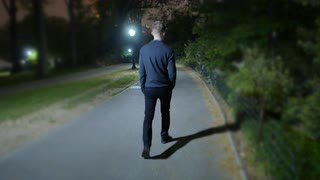
#> input picture images/1.jpg, 320 x 180 px; its folder holds only this picture in this run
$ python detect.py
#> lines starting #> are read from the running program, lines starting #| are printed output that depends on the picture; after the words box and inside, x2 and y2 are one past the last pixel; in counts of white or black regions, pixels touching at a corner belong together; long printed decimals are rounded
#!/usr/bin/python
# import the necessary packages
from __future__ import print_function
from imutils.object_detection import non_max_suppression
from imutils import paths
import numpy as np
import argparse
import imutils
import cv2
import os
import re
import operator

def bb_intersection_over_union(boxA, boxB):
	# determine the (x, y)-coordinates of the intersection rectangle
	xA = max(boxA[0], boxB[0])
	yA = max(boxA[1], boxB[1])
	xB = min(boxA[2], boxB[2])
	yB = min(boxA[3], boxB[3])

	# compute the area of intersection rectangle
	interArea = (xB - xA + 1) * (yB - yA + 1)

	# compute the area of both the prediction and ground-truth
	# rectangles
	boxAArea = (boxA[2] - boxA[0] + 1) * (boxA[3] - boxA[1] + 1)
	boxBArea = (boxB[2] - boxB[0] + 1) * (boxB[3] - boxB[1] + 1)

	# compute the intersection over union by taking the intersection
	# area and dividing it by the sum of prediction + ground-truth
	# areas - the interesection area
	iou = interArea / float(boxAArea + boxBArea - interArea)

	# return the intersection over union value
	return iou

def get_label(image_path,f):
	content = (f.read())
	match = re.search((image_path + ".+"),content)

	match = match.group()

	label = match.split(",")

	x1 = label[1].split("/")[0]
	y1 = label[1].split("/")[1]
	x2 = label[2].split("/")[0]
	y2 = label[2].split("/")[1]

	return x1,y1,x2,y2

# initialize the HOG descriptor/person detector
hog = cv2.HOGDescriptor()
hog.setSVMDetector(cv2.HOGDescriptor_getDefaultPeopleDetector())
# print(f)
im_accuracy = {}
for root, dirs, files in os.walk("images"):
	for imagePath in files:
		print("In image: ",imagePath)
		f = open("LABELS.txt","r")
#> (reads LABELS.txt from the repository)

		expected_x1,expected_y1,expected_x2,expected_y2 = get_label(imagePath,f)
		expected_x1 = int(expected_x1)
		expected_y1 = int(expected_y1)
		expected_x2 = int(expected_x2)
		expected_y2 = int(expected_y2)
		#load pre-processed images
		image = cv2.imread("images/" + imagePath)
#> image is the input picture: shape (180, 320, 3); mean B, G, R 61.9, 69.9, 59.5
		print("IMG PATH: ",imagePath)
		# detect people in the image
		(rects, weights) = hog.detectMultiScale(image, winStride=(4, 4),
			padding=(8, 8), scale=1.05)
#> rects = [[117, 13, 79, 157]]; weights = [2.86]

		# apply non-maxima suppression to the bounding boxes using a
		# fairly large overlap threshold to try to maintain overlapping
		# boxes that are still people
		rects = np.array([[x, y, x + w, y + h] for (x, y, w, h) in rects])
#> rects = [[117, 13, 196, 170]]
		pick = non_max_suppression(rects, probs=None, overlapThresh=0.65)
#> pick = [[117, 13, 196, 170]]

		# draw the final bounding boxes
		for (xA, yA, xB, yB) in pick:
			cv2.rectangle(image, (xA, yA), (xB, yB), (0, 255, 0), 2)
			boxA = [xA, yA, xB, yB]
			boxB = [expected_x1, expected_y1, expected_x2, expected_y2]
			accuracy = bb_intersection_over_union(boxA, boxB)
			print("accuracy:", accuracy)
			im_accuracy[imagePath] = accuracy
#> this loop made 1 pass
#> (boxA, interArea in bb_intersection_over_union, boxAArea in bb_intersection_over_union, boxBArea in bb_intersection_over_union) on pass 1: ([117, 13, 196, 170], 2392, 12640, 2392)
#| accuracy: 0.1892
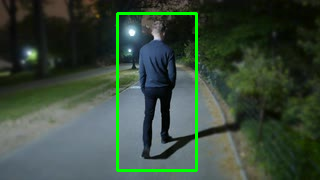
#> image: shape (180, 320, 3); 2.45% of pixels changed, all inside (x1, y1, x2, y2) = (116, 12, 198, 172)
#> after the loop, im_accuracy = {'1.jpg': 0.189}

		# show some information on the number of bounding boxes
		filename = imagePath[imagePath.rfind("/") + 1:]
		print("[INFO] {}: {} original boxes, {} after suppression".format(
			filename, len(rects), len(pick)))
#| [INFO] 1.jpg: 1 original boxes, 1 after suppression
		# show the output images
		cv2.rectangle(image, (expected_x1, expected_y1), (expected_x2, expected_y2), (255, 0, 0), 2)
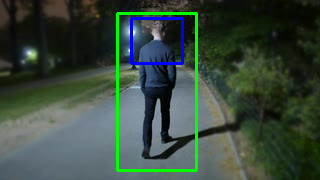
#> image: shape (180, 320, 3); 0.99% of pixels changed, all inside (x1, y1, x2, y2) = (130, 17, 184, 65)
		cv2.imshow("Predicted (Green) with Expected (Blue)", image)
		cv2.waitKey(0)

avg_accuracy = 0
for key in im_accuracy.keys():
	avg_accuracy += im_accuracy[key]
#> this loop made 1 pass
#> (key, avg_accuracy) on pass 1: ('1.jpg', 0.189)
#> after the loop, avg_accuracy = 0.189
avg_accuracy = avg_accuracy/len(im_accuracy)
print("Average Accuracy: ", avg_accuracy)
#| Average Accuracy:  0.1892

sorted_im = sorted(im_accuracy.iteritems(), key=operator.itemgetter(1))
#> sorted_im = [('1.jpg', 0.189)]
top_3 = sorted_im[len(sorted_im)-3:len(sorted_im)].reverse()
print(top_3)
#| None
